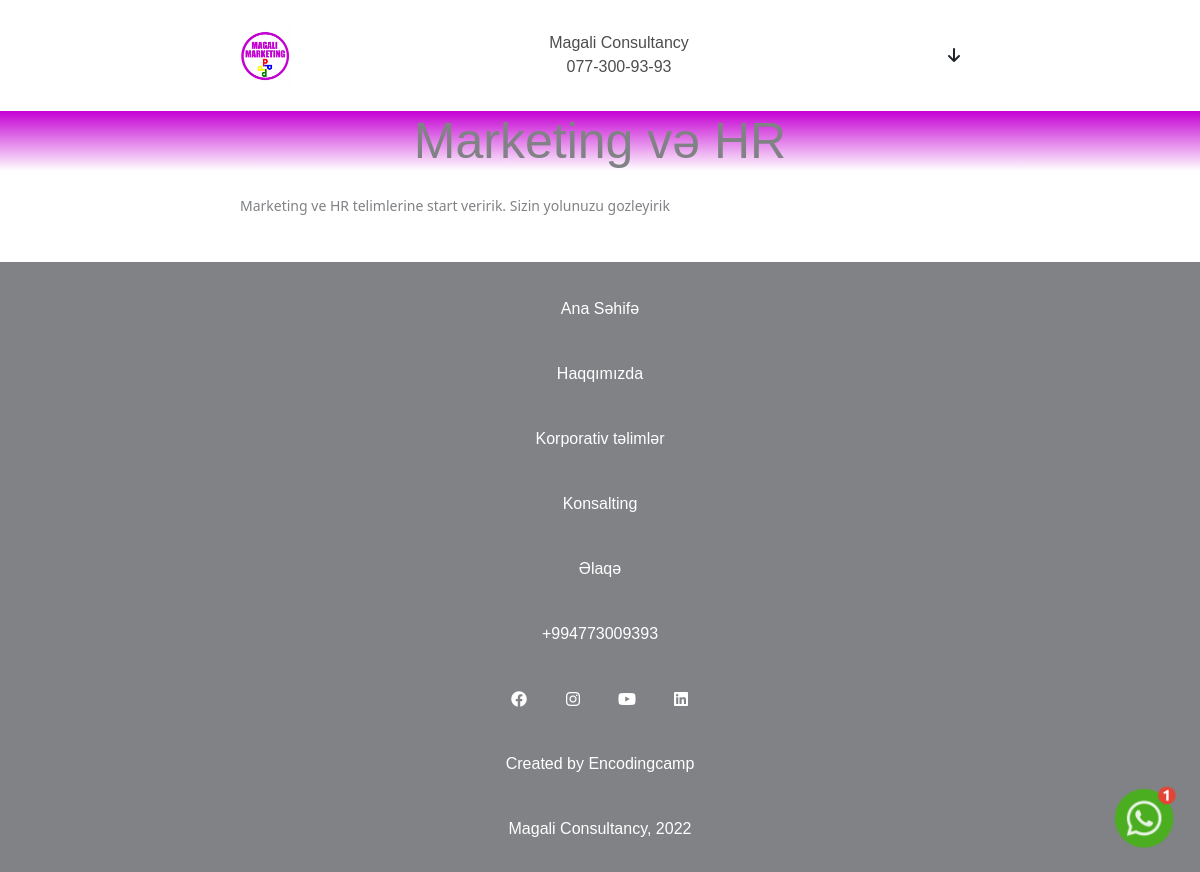
The page /magali/marketing/ on the database its author committed.
### magali_app/models.py (models this page shows, shortened)
class CTCategoryModel(models.Model):
    corporativetraining = models.ForeignKey(CorporativeTrainingModel,on_delete=models.CASCADE,related_name="ctccategories")
    name = models.CharField(max_length=256)
    content = models.TextField(null= True, blank = True)
    class Meta:
        verbose_name = "CTCategory"
        verbose_name_plural = "CTCategories"

### magali_app/views.py (the view)
# urls.py: path('marketing/',views.marketing,name="marketing"),
def marketing(request):
    ctcategory = get_object_or_404(CTCategoryModel, name="Marketing və HR")
    context = {
        "ctcategory":ctcategory
    }
    return render(request,'marketing.html', context)

### templates/marketing.html (shortened to what this page needs)
{% extends 'base.html' %}
{% block content %}
<div class="about">
    <div class="about_head gradient"><h2>{{ctcategory.name}}</h2></div>
    <div class="about_content">
      {% for image in ctcategory.category_images.all %}
        <div class="about_img"><img src="{{image.image.url}}" alt=""></div>
      {% endfor %}
        <div class="about_text"><p>{{ctcategory.content}}</p></div>
    </div>
  </div>
{% endblock %}

### static/css/style.css (style rules this page uses)
* { padding:0; margin:0; box-sizing: border-box; }
.gradient { background:linear-gradient(to bottom,#c500d3,white); }
.about_head h2, .services_head h2 { font-size:50px; font-family: sans-serif ; color:#808285; margin:20px 0 0 0; }
.about_text, .services_text { font-size:14px; color:#808285; margin-bottom:20px; float:left; }
.about_content, .services_content { width:60%; display:inline-block; }
.about, .services { text-align:center; }

### rows shown on the page
CTCategoryModel: name "Marketing və HR", content "Marketing ve HR telimlerine start veririk. Sizin yolunuzu gozleyirik"
